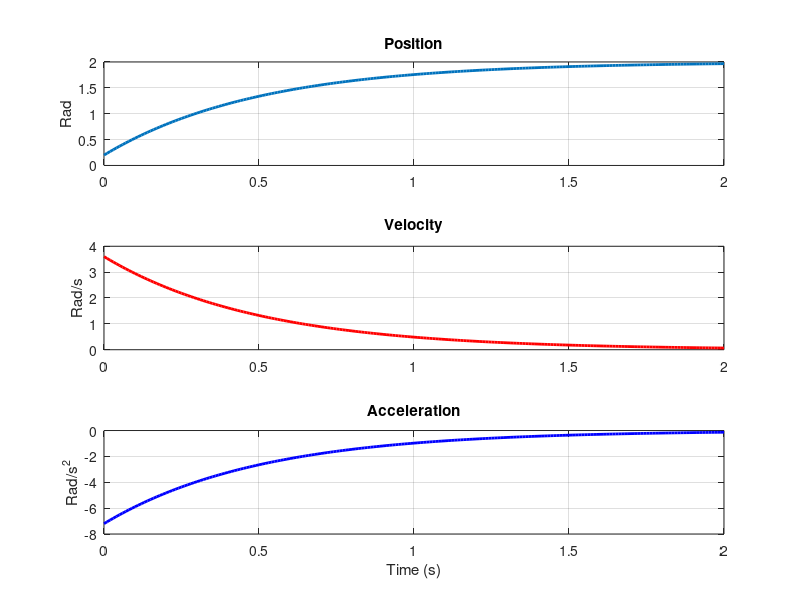

MATLAB code for this plot: (Note: this script raises an error after producing the figure.)
%% Report_3.m  -  First Order System: Stable / Unstable / P-Control (Q1 - Q2)
clear; clc; close all;

%% Q1a) Stable first-order system - position, velocity, acceleration (Figure 1.1)
figure;
SSG = 2;                 % steady state gain
a   = 2;                 % pole (-a)
b   = SSG * a;           % b = 4
tau = 1/a;               % time constant
tfinal = 4*tau;          % 98% settling time
dt  = 0.01;
t   = 0:dt:tfinal;
x0  = 0.2;

x   = x0*exp(-a*t) + (b/a)*(1 - exp(-a*t));   % position
v   = (b - a*x0)*exp(-a*t);                   % velocity
acc = -a*(b - a*x0)*exp(-a*t);                % acceleration

subplot(3,1,1);
plot(t, x, 'LineWidth', 2);
title('Position');
ylabel('Rad');
grid on;

subplot(3,1,2);
plot(t, v, 'LineWidth', 2, 'Color', 'r');
title('Velocity');
ylabel('Rad/s');
grid on;

subplot(3,1,3);
plot(t, acc, 'LineWidth', 2, 'Color', 'b');
title('Acceleration');
ylabel('Rad/s^2');
xlabel('Time (s)');
grid on;

%% Q1b) Dynamic system matrix (3 x N)
a_pole  = 2;
ss_gain = 2;
x_init  = 0.2;
b_param = ss_gain * a_pole;

dt      = input('Enter step size (dt) : ');
T_upper = input('Enter upper time limit: ');
t_vec   = 0:dt:T_upper;

x_vec = x_init*exp(-a_pole*t_vec) + (b_param/a_pole)*(1 - exp(-a_pole*t_vec));

dx     = diff(x_vec);
v_calc = dx / dt;
v      = [v_calc, v_calc(end)];      % padding

dv     = diff(v);
a_calc = dv / dt;
acc    = [a_calc, a_calc(end)];      % padding

System_Matrix = [x_vec; v; acc];
[r, c] = size(System_Matrix);
fprintf('Matrix size: %d x %d\n', r, c);

%% Q1c) Last five columns of the system matrix (steady-state behavior)
Terminal_Matrix = System_Matrix(:, end-4:end);
disp(Terminal_Matrix);

%% Q2a) Unstable system with 10% parameter erosion (Figure 2.a)
figure;
dt      = 0.01;
t_final = 5;
t_vec   = 0:dt:t_final;
a_nom   = -2;
b       = 1;
u       = 1;
x0      = 0.1;
ero_pct  = 10;
ero_time = 5;

x    = zeros(1, length(t_vec));
x(1) = x0;
for k = 1:length(t_vec)-1
    t_now = t_vec(k);
    ero   = (ero_pct/100) * (t_now/ero_time);
    a_t   = a_nom * (1 - ero);
    x(k+1) = x(k) + (-a_t*x(k) + b*u)*dt;
end

plot(t_vec, x, 'r', 'LineWidth', 2);
grid on;
xlabel('Time (s)');
ylabel('Position');
title(['Unstable System Response with ' num2str(ero_pct) '% Parameter Erosion']);
fprintf('Initial Pole a(0): %.2f\n', a_nom);
fprintf('Final Pole a(%.1f): %.2f\n', ero_time, a_t);

%% Q2b) Unstable system with external disturbance - 10% jump at t = 2.5 s (Figure 2.b)
figure;
dt   = 0.01;
tfinal = 5;
t    = 0:dt:tfinal;
x    = zeros(1, length(t));
x(1) = 0.1;
u    = 1;
a    = -2;
b    = 1;
tdist     = 2.5;
jumpratio = 0.10;

for k = 1:length(t)-1
    dx = -a*x(k) + b*u;
    x(k+1) = x(k) + dx*dt;
    if abs(t(k) - tdist) < dt/2
        jumpvalue = x(k+1) * jumpratio;
        x(k+1) = x(k+1) + jumpvalue;
        fprintf('Disturbance Applied at t = %.2f s. State Jumped by %.4f\n', t(k), jumpvalue);
    end
end

plot(t, x, 'b', 'LineWidth', 2);
hold on;
x_at_dist = interp1(t, x, tdist);
plot(tdist, x_at_dist, 'ro', 'MarkerSize', 10, 'LineWidth', 2);
xlabel('Time (s)');
ylabel('Position (State x)');
title(['Unstable System Response with External Disturbance t=' num2str(tdist) 's']);
legend('System Response', 'Instant 10% Jump');
grid on;

%% Q2d) P-controller design (tau = 2 s) and simulation (Figure 2.d)
figure;
a0       = -2;
b        = 1;
tau      = 2;
ref      = 1;
ero_pct  = 10;
ero_time = 5;
dist_t   = 4;
jump_p   = 10;
dt       = 0.01;
sim_time = 10;
t        = 0:dt:sim_time;

pole = 1 / tau;
Kp   = pole - a0;                    % Kp = 2.5

x    = zeros(1, length(t));
x(1) = 0;
for k = 1:length(t)-1
    tk = t(k);
    if tk <= ero_time
        erate = ero_pct/100 * (tk / ero_time);
        a = a0 * (1 - erate);
    else
        a = a0 * (1 - ero_pct/100);
    end
    e = ref - x(k);
    u = Kp * e;
    dx = -a*x(k) + b*u;
    x(k+1) = x(k) + dx*dt;
    if abs(tk - dist_t) < dt/2
        jmp = x(k+1) * (jump_p/100);
        if abs(jmp) < 0.1
            jmp = 0.2;
        end
        x(k+1) = x(k+1) + jmp;
    end
end

plot(t, x, 'b', 'LineWidth', 2); hold on;
yline(ref, '--k', 'LineWidth', 1.5);
xline(dist_t, '--r', 'LineWidth', 1.5);
xline(ero_time, '--g', 'LineWidth', 1.5);
title(['Control Simulation (Kp = ' num2str(Kp) ')']);
xlabel('Time (s)');
ylabel('Output');
legend('System', 'Reference', 'Disturbance', 'Erosion End');
grid on;
fprintf('Calculated Kp: %.2f\n', Kp);
